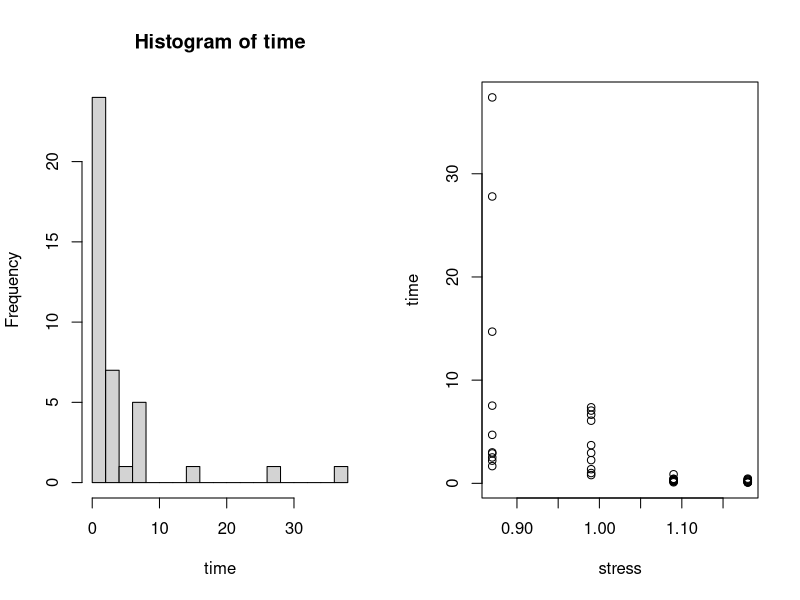

Write R code to recreate this figure. (Note: this script raises an error after producing the figure.)

## iterative method for computing maximum likelihood estimators of glm

# y
time=c(1.67,2.20,2.51,3.00,2.90,4.70,7.53,14.70,27.8,37.4,
       .8,1,1.37,2.25,2.95,3.70,6.07,6.65,7.05,7.37,
       .102, .18, .2, .24, .26, .32, .32, .42, .44, .88, 
       .073, .098, .117, .135, .175, .262, .270, .350, .386, .456)

# x
stress = c(rep(.87,10), rep(.99,10), rep(1.09,10), rep(1.18,10))


par(mfrow=c(1,2))
hist(time, breaks=20)
plot(stress, time)
dev.off()

glm1=glm(time ~ stress, family=Gamma(link="inverse"))
summary(glm1, dispersion=1)
summary(glm1, dispersion=1)$coef[,1] ## MLE
vcov(glm1) ## Variance

# y:time x:stress

U <- function(beta){
  score = c(0,0)
  lambda <- beta[1]+beta[2]*stress
  score[1] <- sum(1/lambda-time)
  score[2] <- sum((1/lambda-time)*stress)
  return(score)
}

J <- function(beta){
  obs_info <- rbind(c(0,0),c(0,0))
  lambda <- beta[1]+beta[2]*stress
  obs_info[1,1] <- sum(1/lambda^2)
  obs_info[1,2] <- sum(stress/lambda^2)
  obs_info[2,1] <- sum(stress/lambda^2)
  obs_info[2,2] <- sum(stress^2/lambda^2)
  return(obs_info)
}

beta_finding_fisher_scoring <- function(beta){
  steps <- 0
  cat(sprintf("iteration         beta_0           beta_1             Score_0                Score_1 \n"))
  while(U(beta) != 0){
    beta <- beta + solve(J(beta))%*%U(beta)
    steps <- steps + 1
    cat(sprintf("%6.2d          %6.4f          %6.4f            %6.4f                %6.4f \n", steps,beta[1],beta[2],U(beta)[1],U(beta)[2]))
  }
  return(beta)
}
beta_finding_fisher_scoring(c(1,0))